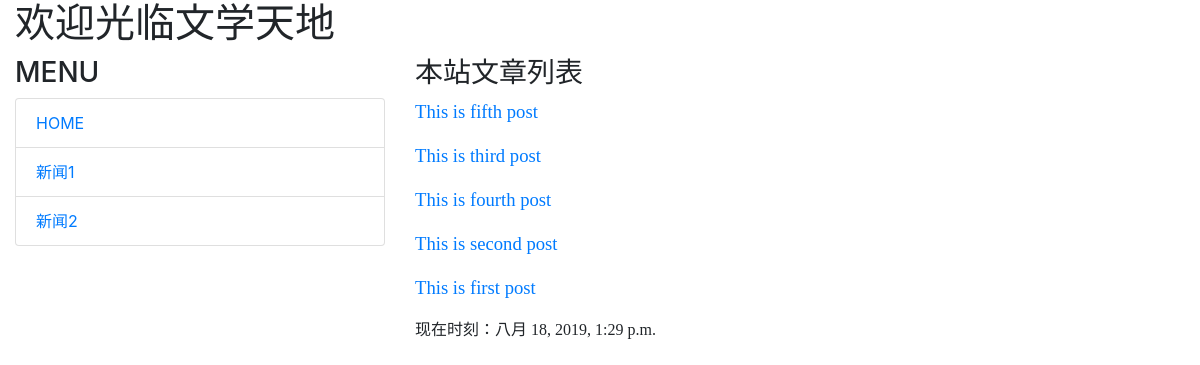
Before: / with the older database file.
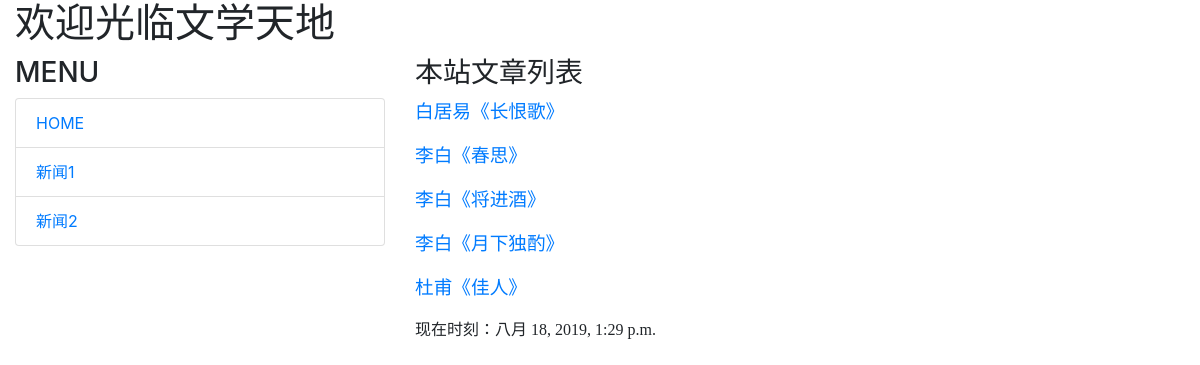
After: the same page with the newer database file.
### mainsite/models.py (models this page shows, shortened)
class Post(models.Model):
    title = models.CharField(max_length=200)
    slug = models.CharField(max_length=200)
    body = models.TextField()
    pub_date = models.DateTimeField(default=timezone.now)
    class Meta:
        ordering = ('-pub_date',)

### mainsite/views.py (the view)
# urls.py: path('', homepage),
def homepage(request):
    posts = Post.objects.all()
    now = datetime.now()
    return render(request, 'index.html', locals())

### templates/index.html (shortened to what this page needs)
{% extends "base.html" %}
{% block headmessage %}
<h3 style="font-family: 楷体;">本站文章列表</h3>
{% endblock headmessage %}
{% block content %}
{% for post in posts %}
<p style="font-family:微软雅黑;font-size:14pt;font-weight:blod;">
  <a href="/post/{{post.slug}}">{{ post.title }} </a>
</p>
{% endfor %}
{% endblock content %}

### templates/base.html (shortened to what this page needs)
<!DOCTYPE>
<html>
<head>
    <link rel="stylesheet" href="https://stackpath.bootstrapcdn.com/bootstrap/4.3.1/css/bootstrap.min.css">
</head>
<body>
    <div class="container-fluid">
        {% include "header.html" %}
        <div class="row">
            <div class="col-sm-4 col-md-4">
                <div class="panel panel-default">
                    <div class="panel-heading">
                        <h3>
                            MENU
                        </h3>
                    </div>
                    <div class="panel-body">
                        <div class="list-group">
                            <a href="/" class="list-group-item">HOME</a>
                            <a href="www.ehehe.cn" class="list-group-item">新闻1</a>
                            <a href="www.ehehe.cn" class="list-group-item">新闻2</a>
                        </div>
                    </div>
                </div>
            </div>
            <div class="col-sm-8 col-md-8">
                <div class="panel panel-default">
                    <div class="panel-heading">
                        {% block headmessage %} {% endblock headmessage %}
                    </div>
                    <div class="panel-body">
                        {% block content %} {% endblock content %}
                    </div>
                    <div class="panel-footer">
                        {% include "footer.html" %}
                    </div>
                </div>
            </div>
        </div>
    </div>
</body>
</html>

### templates/header.html
<div class="well">
    <h1 style="font-family: 微软雅黑;">欢迎光临文学天地</h1>
</div>

### templates/footer.html
{% block footer %}
    {% if now %}
        <p style="font-family: 微软雅黑;">现在时刻：{{now}}</p>
    {% else %}
        <p style="font-family: 微软雅黑;">本内容取自网络，如有侵权请来信通知下架...</p>
    {% endif %}
{% endblock footer %}

Changed rows visible on the page:
changed Post: title "This is fifth post" → "白居易《长恨歌》"
changed Post (number 2 of 5 on the later page): title "This is third post" → "李白《春思》"
changed Post: title "This is fourth post" → "李白《将进酒》"
changed Post: title "This is second post" → "李白《月下独酌》"
changed Post (number 5 of 5 on the later page): title "This is first post" → "杜甫《佳人》"
